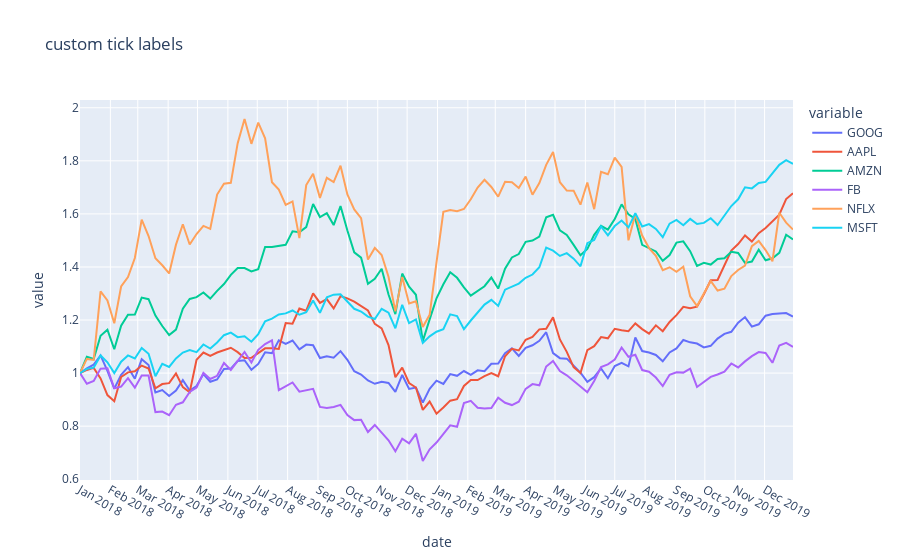

The code cell stored with this chart in its notebook:
### Code cell
import plotly.express as px
df = px.data.stocks()
fig = px.line(df, x="date", y=df.columns,
            #   hover_data={"date": "|%B %d, %Y"},
              title='custom tick labels')
fig.update_xaxes(
    dtick="M1")
    # tickformat="%b\n%Y")
fig.show()
